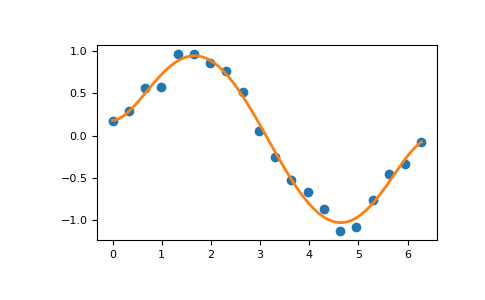

Generate this figure with Python:
import numpy as np
import matplotlib.pyplot as plt
from numpy.polynomial import Chebyshev as T
np.random.seed(11)
x = np.linspace(0, 2*np.pi, 20)
y = np.sin(x) + np.random.normal(scale=.1, size=x.shape)
p = T.fit(x, y, 5)
plt.plot(x, y, 'o')
# [<matplotlib.lines.Line2D object at 0x2136c10>]
xx, yy = p.linspace()
plt.plot(xx, yy, lw=2)
# [<matplotlib.lines.Line2D object at 0x1cf2890>]
p.domain
# array([ 0.        ,  6.28318531])
p.window
# array([-1.,  1.])
plt.show()
